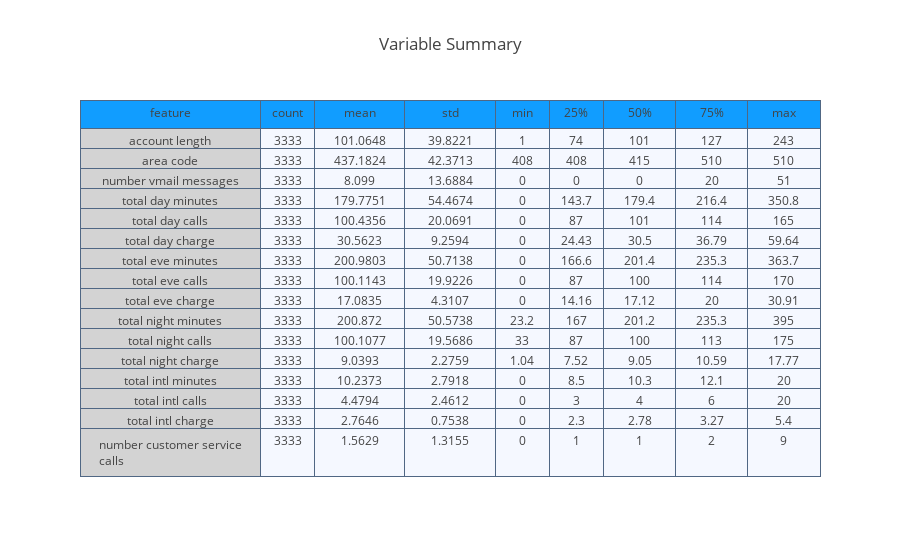

Here is the notebook cell this chart was saved with:
### Code cell
#lets plot the summary of our dataframe
val_lst = [summary["feature"], summary["count"],
           summary["mean"],summary["std"],
           summary["min"], summary["25%"],
           summary["50%"], summary["75%"], summary["max"]]

trace  = go.Table(header = dict(values = summary.columns.tolist(),
                                line = dict(color = ["#506784"]),
                                fill = dict(color = ["#119DFF"]),
                               ),
                  cells  = dict(values = val_lst,
                                line = dict(color = ["#506784"]),
                                fill = dict(color = ["lightgrey","#F5F8FF"])
                               ),
                  columnwidth = [200,60,100,100,60,60,80,80,80])
layout = go.Layout(dict(title = "Variable Summary"))
figure = go.Figure(data=[trace],layout=layout)
py.iplot(figure)

### Figure 1 — Plotly figure (JSON) as saved in the notebook; plotly's stock layout.template omitted (floating-point values rounded to 4 significant figures; data arrays with more than 128 entries replaced by an {"elided": "..."} marker saying what was removed)
{"data": [{"cells": {"fill": {"color": ["lightgrey", "#F5F8FF"]}, "line": {"color": ["#506784"]}, "values": {"elided": "9x16 mixed values"}}, "columnwidth": [200, 60, 100, 100, 60, 60, 80, 80, 80], "header": {"fill": {"color": ["#119DFF"]}, "line": {"color": ["#506784"]}, "values": ["feature", "count", "mean", "std", "min", "25%", "50%", "75%", "max"]}, "type": "table", "uid": "aab77ea8-7bdc-4557-831e-54327eaebc1a"}], "layout": {"title": "Variable Summary"}}
